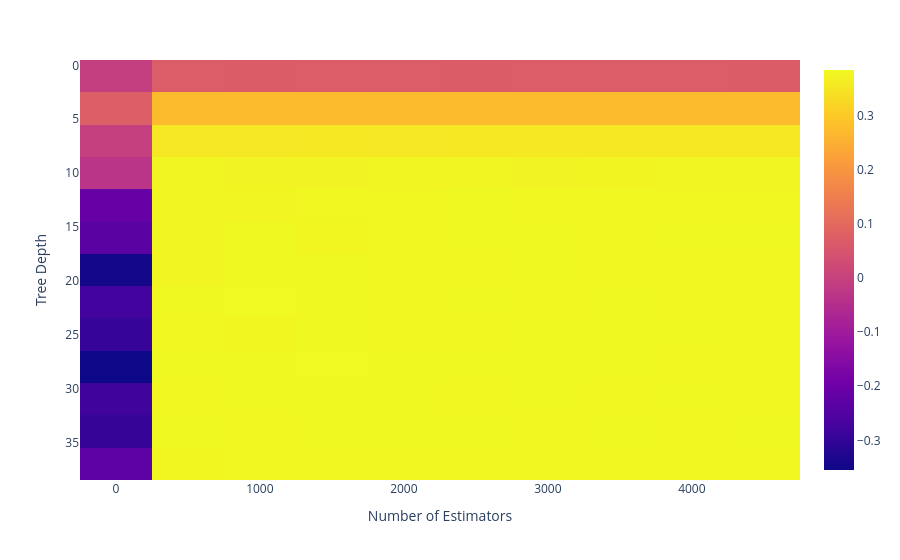

Notebook code cell kept with this figure:
### Code cell
fig = px.imshow(Scores_mean,labels=dict(x='Number of Estimators',y='Tree Depth'),y=grid['max_depth'],x=grid['n_estimators'],aspect='auto')
fig.show() # Heatmap to help show areas of further searching

### Figure 1 — Plotly figure (JSON) as saved in the notebook; plotly's stock layout.template omitted (floating-point values rounded to 4 significant figures; data arrays with more than 128 entries replaced by an {"elided": "..."} marker saying what was removed)
{"data": [{"coloraxis": "coloraxis", "hovertemplate": "Number of Estimators: %{x}<br>Tree Depth: %{y}<br>color: %{z}<extra></extra>", "name": "0", "type": "heatmap", "x": [1, 501, 1001, 1501, 2001, 2501, 3001, 3501, 4001, 4501], "xaxis": "x", "y": [1, 4, 7, 10, 13, 16, 19, 22, 25, 28, 31, 34, 37], "yaxis": "y", "z": {"elided": "13x10 float values"}}], "layout": {"coloraxis": {"colorscale": [[0, "#0d0887"], [0.1111, "#46039f"], [0.2222, "#7201a8"], [0.3333, "#9c179e"], [0.4444, "#bd3786"], [0.5556, "#d8576b"], [0.6667, "#ed7953"], [0.7778, "#fb9f3a"], [0.8889, "#fdca26"], [1, "#f0f921"]]}, "margin": {"t": 60}, "xaxis": {"anchor": "y", "domain": [0, 1], "title": {"text": "Number of Estimators"}}, "yaxis": {"anchor": "x", "autorange": "reversed", "domain": [0, 1], "title": {"text": "Tree Depth"}}}}
